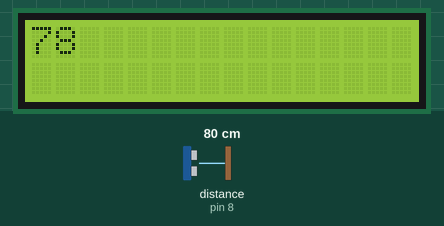
Recording of a sketch running on a simulated Arduino Uno, built with avr-gcc and run on an emulated ATmega328P. Parts: 16×2 character LCD. Wiring (inferred from the names in the program): ultrasonic range finder: trigger pin 9; echo pin 8. Inputs (shaded band) come from the test bench; at power-on: distance to the obstacle (sensor on pin 8) 80 cm. The echo pulse lasts 58.3 µs per cm.

Above: at 1.2 s.
1.3 s: distance to the obstacle (sensor on pin 8) set to 2 cm
At 2.8 s:
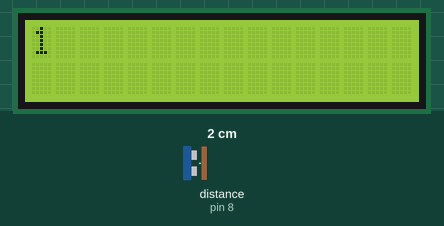
4.5 s: distance to the obstacle (sensor on pin 8) set to 4 cm
At 5.8 s:
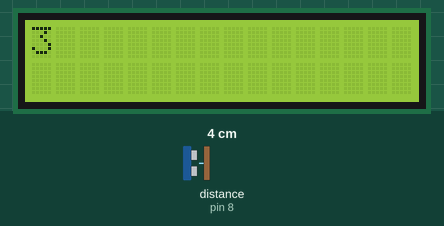
7.5 s: distance to the obstacle (sensor on pin 8) set to 9 cm
At 8.4 s:
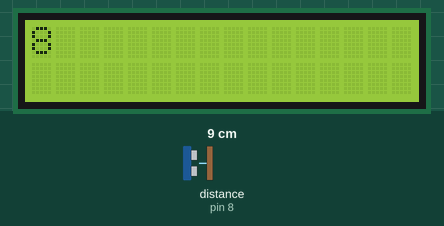
Timing chart, 0 to 10.5 s (numbered marks = the images above; inputs shaded):
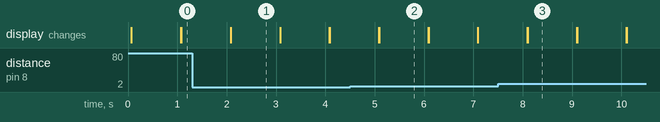

The sketch:

ultrasonic_16_2.ino
```cpp
/*
* Arduino LCD Tutorial
*
* Crated by Dejan Nedelkovski,
* www.HowToMechatronics.com
*
*/


#include <LiquidCrystal.h> // includes the LiquidCrystal Library
LiquidCrystal lcd(10, 2, 4, 5, 6, 7); // Creates an LCD object. Parameters: (rs, enable, d4, d5, d6, d7)


unsigned long secondCounter = 0;
unsigned long minuteCounter = 0;
unsigned long hourCounter = 0;
unsigned long delayStart = 0;
String secCounterStr, minCounterStr, hrCounterStr,timeStr;
String rtMin,rtSec,rtHour,rtDoW;
String rtTime;
String myDist;
const int trigPin = 9;
const int echoPin = 8;
long duration;
int distance;


void setup() {
 lcd.begin(16,2); // Initializes the interface to the LCD screen, and specifies the dimensions (width and height) of the display }


  pinMode(trigPin,OUTPUT);
  pinMode(echoPin,INPUT);
}

void loop() {
   digitalWrite(trigPin,LOW);
  delayMicroseconds(2);
  digitalWrite(trigPin,HIGH);
  delayMicroseconds(10);
  digitalWrite(trigPin,LOW);
  duration = pulseIn(echoPin,HIGH);
  distance = duration*.034/2;
  myDist = String(distance);

 lcd.print(myDist); // Prints "Arduino" on the LCD
 delay(1000); // 3 seconds delay

 lcd.clear(); // Clears the LCD screen
}
```

Measured:
- after the input at 1.3 s, the display: first differs from a run without the input after 0.78 s (image 1)
- after the input at 4.5 s, the display: first differs from a run without the input after 0.59 s (image 2)
- after the input at 7.5 s, the display: first differs from a run without the input after 0.60 s (image 3)
- what the display in image 1 shows lasts 1.0 s, from 2.1 s to 3.1 s
